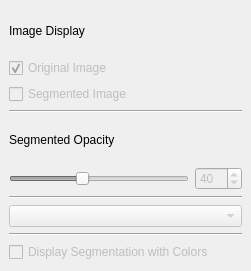
<?xml version="1.0" encoding="UTF-8"?>
<ui version="4.0">
 <class>LayersDockWidget</class>
 <widget class="QDockWidget" name="LayersDockWidget">
  <property name="geometry">
   <rect>
    <x>0</x>
    <y>0</y>
    <width>251</width>
    <height>271</height>
   </rect>
  </property>
  <property name="floating">
   <bool>true</bool>
  </property>
  <property name="features">
   <set>QDockWidget::AllDockWidgetFeatures</set>
  </property>
  <property name="allowedAreas">
   <set>Qt::AllDockWidgetAreas</set>
  </property>
  <property name="windowTitle">
   <string>Layers</string>
  </property>
  <widget class="QWidget" name="dockWidgetContents">
   <layout class="QGridLayout" name="gridLayout">
    <item row="2" column="0">
     <widget class="QCheckBox" name="segmentedImage">
      <property name="enabled">
       <bool>false</bool>
      </property>
      <property name="toolTip">
       <string>Display the Segmented Image</string>
      </property>
      <property name="text">
       <string>Segmented Image</string>
      </property>
     </widget>
    </item>
    <item row="5" column="0">
     <widget class="QLabel" name="label">
      <property name="text">
       <string>Segmented Opacity</string>
      </property>
     </widget>
    </item>
    <item row="6" column="1">
     <widget class="QSpinBox" name="opacitySpinner">
      <property name="enabled">
       <bool>false</bool>
      </property>
      <property name="toolTip">
       <string>Adjust the opacity of the segmented image. 0 makes the segmented image opaque. 100 makes the segmented image transparent </string>
      </property>
      <property name="maximum">
       <number>100</number>
      </property>
      <property name="value">
       <number>40</number>
      </property>
     </widget>
    </item>
    <item row="8" column="0" colspan="2">
     <widget class="QComboBox" name="compositeModeCB">
      <property name="enabled">
       <bool>false</bool>
      </property>
      <property name="toolTip">
       <string>Select the type of compositing of the original and segmented images</string>
      </property>
      <property name="statusTip">
       <string>Select the type of compositing of the original and segmented images</string>
      </property>
     </widget>
    </item>
    <item row="4" column="0" colspan="2">
     <widget class="Line" name="line">
      <property name="orientation">
       <enum>Qt::Horizontal</enum>
      </property>
     </widget>
    </item>
    <item row="7" column="0" colspan="2">
     <widget class="Line" name="line_2">
      <property name="orientation">
       <enum>Qt::Horizontal</enum>
      </property>
     </widget>
    </item>
    <item row="6" column="0">
     <widget class="QSlider" name="opacitySlider">
      <property name="enabled">
       <bool>false</bool>
      </property>
      <property name="toolTip">
       <string>Adjust the opacity of the segmented image. 0 makes the segmented image opaque. 100 makes the segmented image transparent </string>
      </property>
      <property name="maximum">
       <number>100</number>
      </property>
      <property name="value">
       <number>40</number>
      </property>
      <property name="orientation">
       <enum>Qt::Horizontal</enum>
      </property>
     </widget>
    </item>
    <item row="0" column="0">
     <widget class="QLabel" name="label_2">
      <property name="text">
       <string>Image Display</string>
      </property>
     </widget>
    </item>
    <item row="1" column="0">
     <widget class="QCheckBox" name="originalImage">
      <property name="enabled">
       <bool>false</bool>
      </property>
      <property name="toolTip">
       <string>Display the original Image</string>
      </property>
      <property name="text">
       <string>Original Image</string>
      </property>
      <property name="checked">
       <bool>true</bool>
      </property>
     </widget>
    </item>
    <item row="9" column="0" colspan="2">
     <widget class="Line" name="line_3">
      <property name="orientation">
       <enum>Qt::Horizontal</enum>
      </property>
     </widget>
    </item>
    <item row="10" column="0" colspan="2">
     <widget class="QCheckBox" name="useColorTable">
      <property name="enabled">
       <bool>false</bool>
      </property>
      <property name="text">
       <string>Display Segmentation with Colors</string>
      </property>
     </widget>
    </item>
   </layout>
  </widget>
 </widget>
 <resources/>
 <connections/>
</ui>
